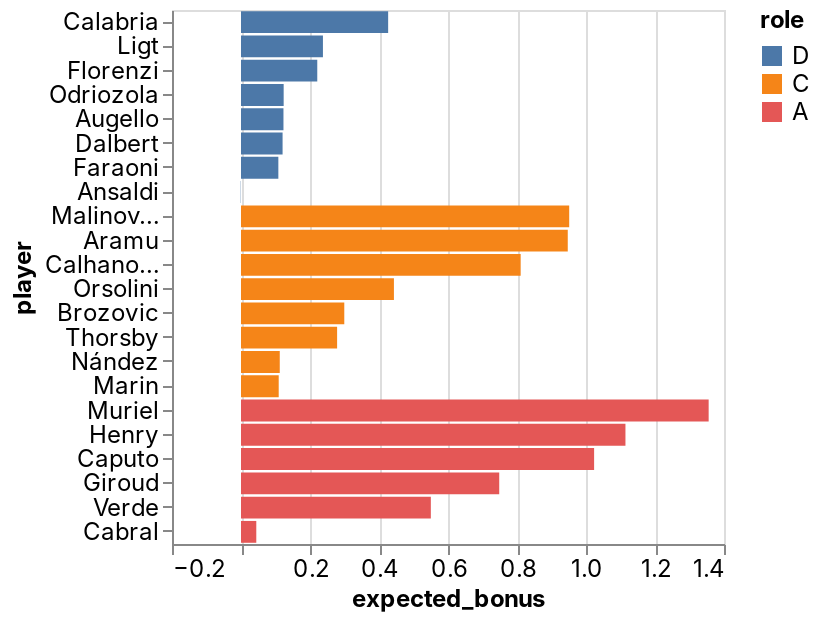

The code cell stored with this chart in its notebook:
### Code cell
_deepnote_run_altair(team, """{"$schema":"https://vega.github.io/schema/vega-lite/v4.json","mark":{"type":"bar","tooltip":{"content":"data"}},"height":220,"autosize":{"type":"fit"},"data":{"name":"placeholder"},"encoding":{"x":{"field":"expected_bonus","type":"quantitative","sort":null,"scale":{"type":"linear","zero":false}},"y":{"field":"player","type":"nominal","sort":null,"scale":{"type":"linear","zero":true}},"color":{"field":"role","type":"nominal","sort":null,"scale":{"type":"linear","zero":false}}}}""")

### Figure 1 — Vega-Lite specification as saved in the notebook (floating-point values rounded to 4 significant figures)
{"config": {"view": {"continuousWidth": 400, "continuousHeight": 300}, "area": {"fill": "#51C0E9"}, "axis": {"labelFont": "Inter, sans-serif", "labelFontSize": 12, "labelFontWeight": "normal", "labelLimit": 60, "labelOverlap": "greedy", "titleFont": "Inter, sans-serif", "titleFontSize": 12, "titleFontWeight": "bold"}, "background": "#ffffff", "legend": {"labelFont": "Inter, sans-serif", "labelFontSize": 12, "titleFont": "Inter, sans-serif", "titleFontSize": 12, "titleFontWeight": "bold"}, "line": {"stroke": "#51C0E9", "strokeWidth": 2}, "rect": {"fill": "#51C0E9"}, "title": {"anchor": "start", "color": "#000000", "font": "Inter, sans-serif", "fontSize": 22, "fontWeight": "normal"}}, "data": {"name": "data-8f6ebe668b07386fa5e1dcfc6fd75ceb"}, "mark": {"type": "bar", "tooltip": {"content": "data"}}, "autosize": {"type": "fit"}, "encoding": {"color": {"type": "nominal", "field": "role", "scale": {"type": "linear", "zero": false}, "sort": null}, "x": {"type": "quantitative", "field": "expected_bonus", "scale": {"type": "linear", "zero": false}, "sort": null}, "y": {"type": "nominal", "field": "player", "scale": {"type": "linear", "zero": true}, "sort": null}}, "height": 300, "width": "container", "$schema": "https://vega.github.io/schema/vega-lite/v4.json", "datasets": {"data-8f6ebe668b07386fa5e1dcfc6fd75ceb": [{"fanta_team": "AC Picchia", "role": "D", "player": "Calabria", "team": "AC Milan", "opponent": "Torino", "date": "2022-04-10T00:00:00", "expected_bonus": 0.4265}, {"fanta_team": "AC Picchia", "role": "D", "player": "Ligt", "team": "Juventus", "opponent": "Cagliari", "date": "2022-04-09T00:00:00", "expected_bonus": 0.2375}, {"fanta_team": "AC Picchia", "role": "D", "player": "Florenzi", "team": "AC Milan", "opponent": "Torino", "date": "2022-04-10T00:00:00", "expected_bonus": 0.2211}, {"fanta_team": "AC Picchia", "role": "D", "player": "Odriozola", "team": "Fiorentina", "opponent": "Napoli", "date": "2022-04-10T00:00:00", "expected_bonus": 0.1237}, {"fanta_team": "AC Picchia", "role": "D", "player": "Augello", "team": "Sampdoria", "opponent": "Bologna", "date": "2022-04-11T00:00:00", "expected_bonus": 0.1231}, {"fanta_team": "AC Picchia", "role": "D", "player": "Dalbert", "team": "Cagliari", "opponent": "Juventus", "date": "2022-04-09T00:00:00", "expected_bonus": 0.1205}, {"fanta_team": "AC Picchia", "role": "D", "player": "Faraoni", "team": "Verona", "opponent": "Inter", "date": "2022-04-09T00:00:00", "expected_bonus": 0.1083}, {"fanta_team": "AC Picchia", "role": "D", "player": "Ansaldi", "team": "Torino", "opponent": "AC Milan", "date": "2022-04-10T00:00:00", "expected_bonus": -0.0007844}, {"fanta_team": "AC Picchia", "role": "C", "player": "Malinovskiy", "team": "Atalanta", "opponent": "Sassuolo", "date": "2022-04-10T00:00:00", "expected_bonus": 0.9513}, {"fanta_team": "AC Picchia", "role": "C", "player": "Aramu", "team": "Venezia", "opponent": "Udinese", "date": "2022-04-10T00:00:00", "expected_bonus": 0.9471}, {"fanta_team": "AC Picchia", "role": "C", "player": "Calhanoglu", "team": "Inter", "opponent": "Verona", "date": "2022-04-09T00:00:00", "expected_bonus": 0.8106}, {"fanta_team": "AC Picchia", "role": "C", "player": "Orsolini", "team": "Bologna", "opponent": "Sampdoria", "date": "2022-04-11T00:00:00", "expected_bonus": 0.4433}, {"fanta_team": "AC Picchia", "role": "C", "player": "Brozovic", "team": "Inter", "opponent": "Verona", "date": "2022-04-09T00:00:00", "expected_bonus": 0.2994}, {"fanta_team": "AC Picchia", "role": "C", "player": "Thorsby", "team": "Sampdoria", "opponent": "Bologna", "date": "2022-04-11T00:00:00", "expected_bonus": 0.2786}, {"fanta_team": "AC Picchia", "role": "C", "player": "Nández", "team": "Cagliari", "opponent": "Juventus", "date": "2022-04-09T00:00:00", "expected_bonus": 0.1123}, {"fanta_team": "AC Picchia", "role": "C", "player": "Marin", "team": "Cagliari", "opponent": "Juventus", "date": "2022-04-09T00:00:00", "expected_bonus": 0.1093}, {"fanta_team": "AC Picchia", "role": "A", "player": "Muriel", "team": "Atalanta", "opponent": "Sassuolo", "date": "2022-04-10T00:00:00", "expected_bonus": 1.356}, {"fanta_team": "AC Picchia", "role": "A", "player": "Henry", "team": "Venezia", "opponent": "Udinese", "date": "2022-04-10T00:00:00", "expected_bonus": 1.114}, {"fanta_team": "AC Picchia", "role": "A", "player": "Caputo", "team": "Sampdoria", "opponent": "Bologna", "date": "2022-04-11T00:00:00", "expected_bonus": 1.023}, {"fanta_team": "AC Picchia", "role": "A", "player": "Giroud", "team": "AC Milan", "opponent": "Torino", "date": "2022-04-10T00:00:00", "expected_bonus": 0.7485}, {"fanta_team": "AC Picchia", "role": "A", "player": "Verde", "team": "Spezia", "opponent": "Empoli", "date": "2022-04-09T00:00:00", "expected_bonus": 0.5503}, {"fanta_team": "AC Picchia", "role": "A", "player": "Cabral", "team": "Fiorentina", "opponent": "Napoli", "date": "2022-04-10T00:00:00", "expected_bonus": 0.04433}]}}
